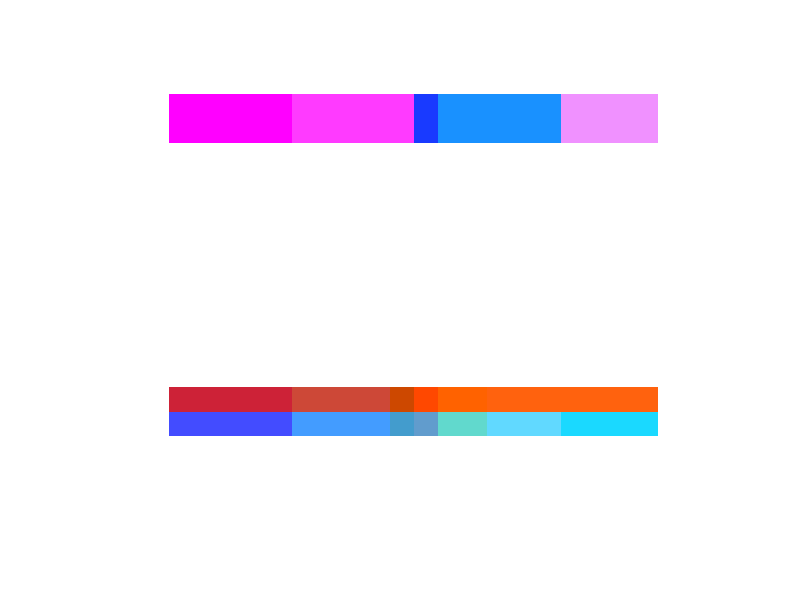

Reproduce this figure in MATLAB.

clear
clc


x = [255*ones(20,100); 255*ones(20,100); 255*ones(60,100); 255*ones(40,100); 205*ones(10,100); 67*ones(10,100); 255*ones(40,100)];
y = [255*ones(20,50);  0*ones(20,50); 255*ones(60,50);255*ones(40,50);34*ones(10,50);76*ones(10,50);255*ones(40,50)];
z = [255*ones(20,90); 255*ones(20,90);255*ones(60,90);255*ones(40,90);55*ones(10,90);255*ones(10,90);255*ones(40,90)];

x1 = [255*ones(20,60); 25*ones(20,60);255*ones(60,60);255*ones(40,60);255*ones(10,60);97*ones(10,60);255*ones(40,60)];
y1 = [255*ones(20,60); 58*ones(20,60);255*ones(60,60);255*ones(40,60);72*ones(10,60);156*ones(10,60);255*ones(40,60)];
z1 = [255*ones(20,40); 255*ones(20,40);255*ones(60,40);255*ones(40,40);0*ones(10,40);205*ones(10,40);255*ones(40,40)];

x2 = [255*ones(20,40); 240*ones(20,40);255*ones(60,40);255*ones(40,40);255*ones(10,40);26*ones(10,40);255*ones(40,40)];
y2 = [255*ones(20,90); 145*ones(20,90);255*ones(60,90);255*ones(40,90);98*ones(10,90);217*ones(10,90);255*ones(40,90)];
z2 = [255*ones(20,70); 255*ones(20,70);255*ones(60,70);255*ones(40,70);14*ones(10,70);255*ones(10,70);255*ones(40,70)];

xx = [x,x1,x2];
yy = [y,y1,y2];
zz = [z,z1,z2];




A = zeros(200,200,3);
A(:,:,1) = xx;
A(:,:,2) = yy;
A(:,:,3) = zz;

imshow(uint8(A))
A = uint8(A) ;
imwrite(A,'C:\Users\pc\Desktop\CS_Rectest\MC\ce_svt\channel.bmp','bmp')


